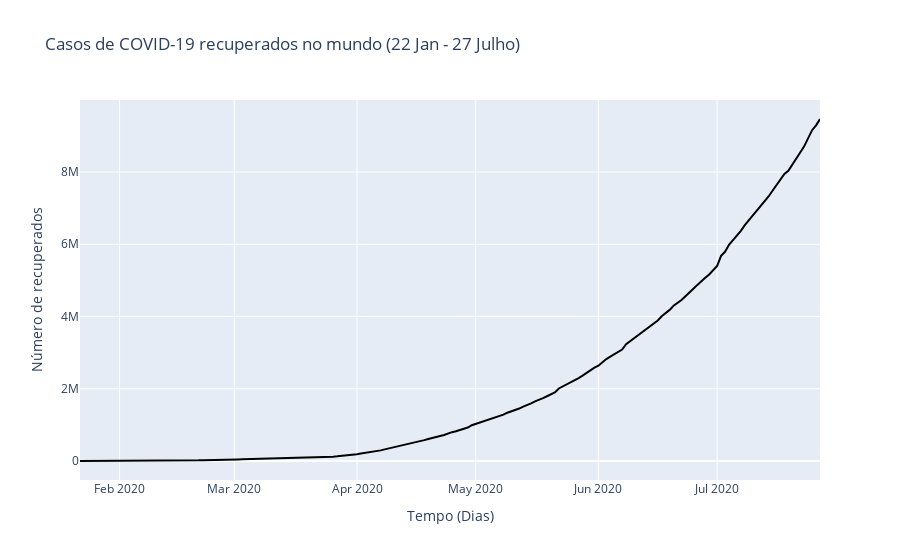

Notebook code for this chart:
### Markdown cell above
#### 3.3 Casos Recuperados

### Code cell
fig = go.Figure()
fig.add_trace(go.Scatter(x=df_daywise['Date'], y=df_daywise['Recovered'],line={'color':'black'}))
fig.update_layout(title="Casos de COVID-19 recuperados no mundo (22 Jan - 27 Julho)",
                  xaxis_title = "Tempo (Dias)",
                  yaxis_title = "Número de recuperados"
)
fig.show()

### Figure 1 — Plotly figure (JSON) as saved in the notebook; plotly's stock layout.template omitted (floating-point values rounded to 4 significant figures; data arrays with more than 128 entries replaced by an {"elided": "..."} marker saying what was removed)
{"data": [{"line": {"color": "black"}, "type": "scatter", "x": {"elided": "188 str values"}, "y": {"elided": "188 int values"}}], "layout": {"title": {"text": "Casos de COVID-19 recuperados no mundo (22 Jan - 27 Julho)"}, "xaxis": {"title": {"text": "Tempo (Dias)"}}, "yaxis": {"title": {"text": "Número de recuperados"}}}}
